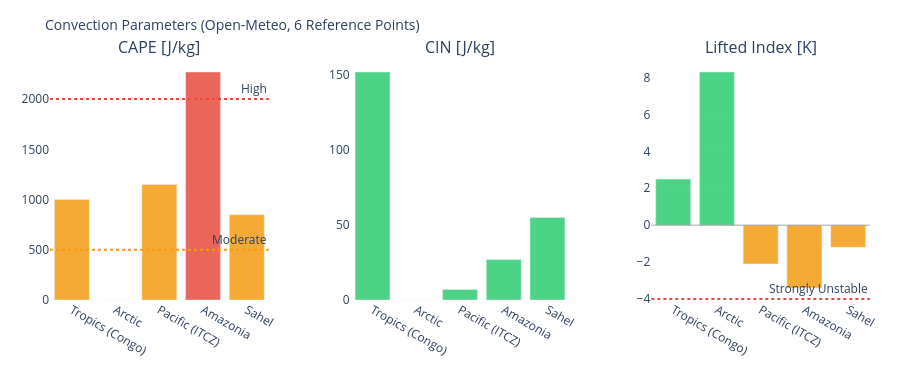

Notebook code for this chart:
### Markdown cell above
---
## 3. Visualizations

### Code cell
# ============================================================
# CAPE / CIN / LIFTED INDEX – Convection potential
# ============================================================

if not df_atm.empty:
    fig = make_subplots(
        rows=1, cols=3,
        subplot_titles=['CAPE [J/kg]', 'CIN [J/kg]', 'Lifted Index [K]'],
        horizontal_spacing=0.1
    )
    pts = df_atm['point'].tolist()
    pt_colors = ['#E85D24','#185FA5','#888780','#378ADD','#639922','#F2A623']

    # CAPE – höher = mehr Gewitterpotential
    cape_vals = df_atm['cape'].fillna(0).tolist()
    cape_colors = ['#e74c3c' if v > 2000 else '#f39c12' if v > 500 else '#2ecc71'
                   for v in cape_vals]
    fig.add_trace(go.Bar(x=pts, y=cape_vals, marker_color=cape_colors,
                         opacity=0.85, showlegend=False), row=1, col=1)
    fig.add_hline(y=2000, line_dash='dot', line_color='#e74c3c',
                  annotation_text='High', row=1, col=1)
    fig.add_hline(y=500,  line_dash='dot', line_color='#f39c12',
                  annotation_text='Moderate', row=1, col=1)

    # CIN – negativer = stärker gedeckelt (weniger Auslöse)
    cin_vals = df_atm['cin'].fillna(0).tolist()
    cin_colors = ['#e74c3c' if v < -200 else '#f39c12' if v < -50 else '#2ecc71'
                  for v in cin_vals]
    fig.add_trace(go.Bar(x=pts, y=cin_vals, marker_color=cin_colors,
                         opacity=0.85, showlegend=False), row=1, col=2)

    # Lifted Index – negativ = instabil
    li_vals = df_atm['li'].fillna(0).tolist()
    li_colors = ['#e74c3c' if v < -4 else '#f39c12' if v < 0 else '#2ecc71'
                 for v in li_vals]
    fig.add_trace(go.Bar(x=pts, y=li_vals, marker_color=li_colors,
                         opacity=0.85, showlegend=False), row=1, col=3)
    fig.add_hline(y=0, line_color='gray', line_width=0.7, row=1, col=3)
    fig.add_hline(y=-4, line_dash='dot', line_color='#e74c3c',
                  annotation_text='Strongly Unstable', row=1, col=3)

    fig.update_layout(
        title=dict(text='Convection Parameters (Open-Meteo, 6 Reference Points)', font=dict(size=14)),
        height=380, plot_bgcolor='rgba(0,0,0,0)', paper_bgcolor='rgba(0,0,0,0)',
        margin=dict(l=50, r=30, t=60, b=80)
    )
    fig.update_xaxes(tickangle=30)
    fig.show()

### Figure 1 — Plotly figure (JSON) as saved in the notebook; plotly's stock layout.template omitted (floating-point values rounded to 4 significant figures)
{"data": [{"marker": {"color": ["#f39c12", "#2ecc71", "#f39c12", "#e74c3c", "#f39c12"]}, "opacity": 0.85, "showlegend": false, "type": "bar", "x": ["Tropics (Congo)", "Arctic", "Pacific (ITCZ)", "Amazonia", "Sahel"], "xaxis": "x", "y": [1000.0, 0.0, 1150.0, 2270.0, 850.0], "yaxis": "y"}, {"marker": {"color": ["#2ecc71", "#2ecc71", "#2ecc71", "#2ecc71", "#2ecc71"]}, "opacity": 0.85, "showlegend": false, "type": "bar", "x": ["Tropics (Congo)", "Arctic", "Pacific (ITCZ)", "Amazonia", "Sahel"], "xaxis": "x2", "y": [152.0, 0.0, 7.0, 27.0, 55.0], "yaxis": "y2"}, {"marker": {"color": ["#2ecc71", "#2ecc71", "#f39c12", "#f39c12", "#f39c12"]}, "opacity": 0.85, "showlegend": false, "type": "bar", "x": ["Tropics (Congo)", "Arctic", "Pacific (ITCZ)", "Amazonia", "Sahel"], "xaxis": "x3", "y": [2.5, 8.3, -2.1, -3.4, -1.2], "yaxis": "y3"}], "layout": {"annotations": [{"font": {"size": 16}, "showarrow": false, "text": "CAPE [J/kg]", "x": 0.1333, "xanchor": "center", "xref": "paper", "y": 1.0, "yanchor": "bottom", "yref": "paper"}, {"font": {"size": 16}, "showarrow": false, "text": "CIN [J/kg]", "x": 0.5, "xanchor": "center", "xref": "paper", "y": 1.0, "yanchor": "bottom", "yref": "paper"}, {"font": {"size": 16}, "showarrow": false, "text": "Lifted Index [K]", "x": 0.8667, "xanchor": "center", "xref": "paper", "y": 1.0, "yanchor": "bottom", "yref": "paper"}, {"showarrow": false, "text": "High", "x": 1, "xanchor": "right", "xref": "x domain", "y": 2000, "yanchor": "bottom", "yref": "y"}, {"showarrow": false, "text": "Moderate", "x": 1, "xanchor": "right", "xref": "x domain", "y": 500, "yanchor": "bottom", "yref": "y"}, {"showarrow": false, "text": "Strongly Unstable", "x": 1, "xanchor": "right", "xref": "x3 domain", "y": -4, "yanchor": "bottom", "yref": "y3"}], "height": 380, "margin": {"b": 80, "l": 50, "r": 30, "t": 60}, "paper_bgcolor": "rgba(0,0,0,0)", "plot_bgcolor": "rgba(0,0,0,0)", "shapes": [{"line": {"color": "#e74c3c", "dash": "dot"}, "type": "line", "x0": 0, "x1": 1, "xref": "x domain", "y0": 2000, "y1": 2000, "yref": "y"}, {"line": {"color": "#f39c12", "dash": "dot"}, "type": "line", "x0": 0, "x1": 1, "xref": "x domain", "y0": 500, "y1": 500, "yref": "y"}, {"line": {"color": "gray", "width": 0.7}, "type": "line", "x0": 0, "x1": 1, "xref": "x3 domain", "y0": 0, "y1": 0, "yref": "y3"}, {"line": {"color": "#e74c3c", "dash": "dot"}, "type": "line", "x0": 0, "x1": 1, "xref": "x3 domain", "y0": -4, "y1": -4, "yref": "y3"}], "title": {"font": {"size": 14}, "text": "Convection Parameters (Open-Meteo, 6 Reference Points)"}, "xaxis": {"anchor": "y", "domain": [0.0, 0.2667], "tickangle": 30}, "xaxis2": {"anchor": "y2", "domain": [0.3667, 0.6333], "tickangle": 30}, "xaxis3": {"anchor": "y3", "domain": [0.7333, 1.0], "tickangle": 30}, "yaxis": {"anchor": "x", "domain": [0.0, 1.0]}, "yaxis2": {"anchor": "x2", "domain": [0.0, 1.0]}, "yaxis3": {"anchor": "x3", "domain": [0.0, 1.0]}}}
